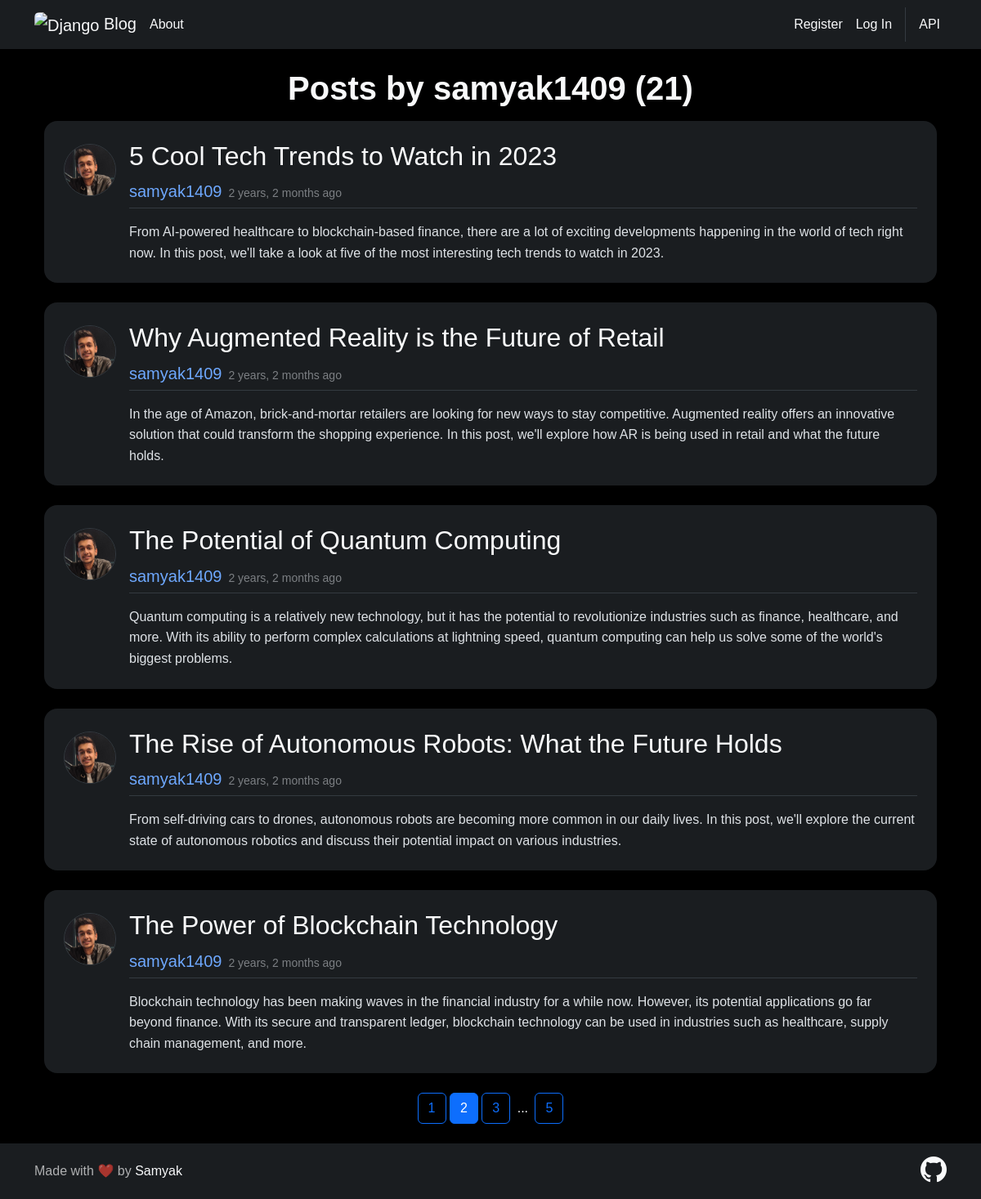
Screenshot of /posts/samyak1409/?page=2 with the database file from the repository.
### blog/models.py (models this page shows, shortened)
class Post(models.Model):
    title = models.CharField(max_length=100)
    content = models.TextField()
    '''
    time_posted = models.DateTimeField(auto_now=True)
    '''
    '''
    time_posted = models.DateTimeField(default=timezone.now)
    '''
    time_posted = models.DateTimeField(auto_now_add=True)
    author = models.ForeignKey(to=User, on_delete=models.CASCADE)

### users/models.py (models this page shows, shortened)
class Profile(models.Model):
    user = models.OneToOneField(to=User, on_delete=models.CASCADE)
    pic = models.ImageField(default='Profile Pics/Default.jpg', upload_to='Profile Pics')

### blog/views.py (the view)
# urls.py: path('posts/<str:username>/', UserPostListView.as_view(), name='user_posts'),
class UserPostListView(PostListView):
    def get_queryset(self):
        username = self.kwargs.get('username')  # username of user whose posts needs to be shown
        user = get_object_or_404(klass=User, username=username)  # user (object) whose posts needs to be shown
        filtered_posts = Post.objects.filter(author=user)
        if user == self.request.user:  # if user whose posts needs to be shown is current logged-in user
            title = f'Your Posts'
        else:
            title = f'Posts by {username}'
        self.extra_context = {'title': f'{title} ({filtered_posts.count()})'}
        return filtered_posts.order_by('-time_posted')

### blog/views.py (called while the page is built)
    def get_context_data(self, **kwargs):
        context = super().get_context_data(**kwargs)
        if 'title' not in context:
            context['title'] = f'All Posts ({Post.objects.count()})'
        return context

### blog/templates/blog/home.html (shortened to what this page needs)
{% extends 'blog/base.html' %}
{% load tz %}
{% block content %}
  {% for post in posts %}
    <div class="mb-4 p-4 bg-dark-subtle rounded-4">
      <div class="d-flex">
        <a class="d-none d-md-block me-3 mt-1" href="{% url 'user_posts' post.author %}">
          <img class="dp-md rounded-circle border border-dark-subtle" src="{{ post.author.profile.pic.url }}" alt="Author DP">
        </a>
        <div class="w-100">
          {% if request.resolver_match.url_name == 'read' %}
            <h2 class="text-light">{{ post.title|capfirst }}</h2>
          {% else %}
            <h2>
              <a class="link-light link-opacity-75-hover text-decoration-none" href="{% url 'read' post.id %}">
                {{ post.title|capfirst }}
              </a>
            </h2>
          {% endif %}
          <p class="d-flex align-items-baseline text-body-tertiary border-bottom border-dark-subtle pb-1 mb-3">
            <a class="text-decoration-none fs-5 me-2" href="{% url 'user_posts' post.author %}">
              {{ post.author }}
            </a>
            <small data-bs-toggle="tooltip" data-bs-title="{{ post.time_posted|localtime }}">
              {{ post.time_posted|timesince }} ago
            </small>
          </p>
          {% if request.resolver_match.url_name == 'read' %}
            <p class="post-content text-body mb-0">{{ post.content|capfirst }}</p>
          {% else %}
            <p class="post-content text-body limit-content" id="post-{{ post.id }}">{{ post.content|capfirst }}</p>
          {% endif %}
        </div>
      </div>
    </div>
  {% endfor %}
  <div class="text-center mb-4">
    {% if is_paginated %}
      {% if page_obj.has_previous %}
        <a class="btn btn-outline-primary" href="?page={{ page_obj.previous_page_number }}">{{ page_obj.previous_page_number }}</a>
      {% endif %}
      <a class="btn btn-outline-primary active">{{ page_obj.number }}</a>
      {% if page_obj.has_next %}
        <a class="btn btn-outline-primary" href="?page={{ page_obj.next_page_number }}">{{ page_obj.next_page_number }}</a>
        {% if page_obj.number != page_obj.paginator.num_pages|add:'-1' %}
          {% if page_obj.number != page_obj.paginator.num_pages|add:'-2' %}
            <span class="mx-1">...</span>
          {% endif %}
          <a class="btn btn-outline-primary" href="?page={{ page_obj.paginator.num_pages }}">{{ page_obj.paginator.num_pages }}</a>
        {% endif %}
      {% endif %}
    {% endif %}
  </div>
{% endblock content %}

### blog/static/blog/main.css (style rules this page uses)
body { font-family: 'General Sans', sans-serif; line-height: 1.6; }
* { -webkit-font-smoothing: antialiased; -moz-osx-font-smoothing: grayscale; }
.dp-md { width: 4rem; }
.post-content { white-space: pre-wrap; }
.limit-content { display: -webkit-box; -webkit-box-orient: vertical; -webkit-line-clamp: 5; overflow: hidden; }

### rows the page displays
Post: author.profile.pic (picture), title "5 Cool Tech Trends to Watch in 2023", author "samyak1409", time_posted "2 years, 2 months", content "From AI-powered healthcare to blockchain-based finance, there are a lot of exciting developments happening in the world of tech right now. In this post, we'll take a look at five of the most interesting tech trends to watch in 2023."
Post: author.profile.pic (picture), title "Why Augmented Reality is the Future of Retail", author "samyak1409", time_posted "2 years, 2 months", content "In the age of Amazon, brick-and-mortar retailers are looking for new ways to stay competitive. Augmented reality offers an innovative solution that could transform the shopping experience. In this post, we'll explore how AR is being used in retail and what the future holds."
Post: author.profile.pic (picture), title "The Potential of Quantum Computing", author "samyak1409", time_posted "2 years, 2 months", content "Quantum computing is a relatively new technology, but it has the potential to revolutionize industries such as finance, healthcare, and more. With its ability to perform complex calculations at lightning speed, quantum computing can help us solve some of the world's biggest problems."
Post: author.profile.pic (picture), title "The Rise of Autonomous Robots: What the Future Holds", author "samyak1409", time_posted "2 years, 2 months", content "From self-driving cars to drones, autonomous robots are becoming more common in our daily lives. In this post, we'll explore the current state of autonomous robotics and discuss their potential impact on various industries."
Post: author.profile.pic (picture), title "The Power of Blockchain Technology", author "samyak1409", time_posted "2 years, 2 months", content "Blockchain technology has been making waves in the financial industry for a while now. However, its potential applications go far beyond finance. With its secure and transparent ledger, blockchain technology can be used in industries such as healthcare, supply chain management, and more."

### other values shown
{{ title }} "Posts by samyak1409 (21)"
{{ page_obj.previous_page_number }} "1"
{{ page_obj.number }} "2"
{{ page_obj.next_page_number }} "3"
{{ page_obj.paginator.num_pages }} "5"
